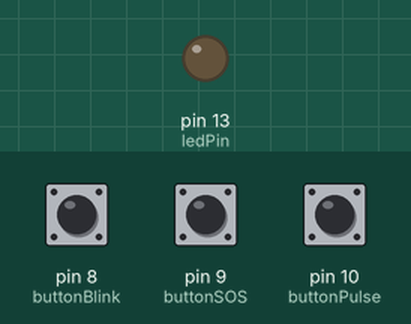
A sketch run on a simulated Arduino Uno, built with avr-gcc and run on an emulated ATmega328P. On the bench: output pins drawn as LEDs (lit = HIGH). Dashed ring = blinking. Inputs (shaded band) come from the test bench; at power-on: pin 8 (buttonBlink) HIGH, pin 9 (buttonSOS) HIGH, pin 10 (buttonPulse) HIGH.

Above: at 1.2 s.
1.3 s: pin 8 (buttonBlink) pulled LOW for 0.15 s
At 1.4 s:
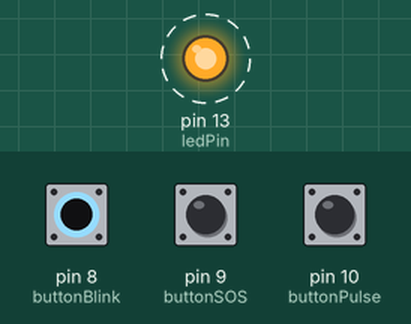
4.3 s: pin 9 (buttonSOS) pulled LOW for 1 s
At 7.8 s:
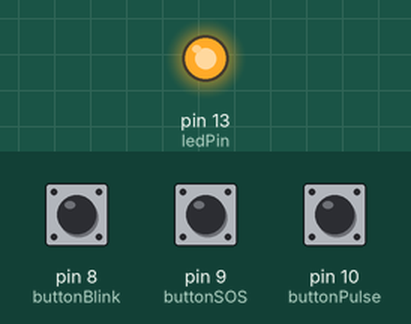
Timing chart, 0 to 15.2 s (numbered marks = the images above; inputs shaded):
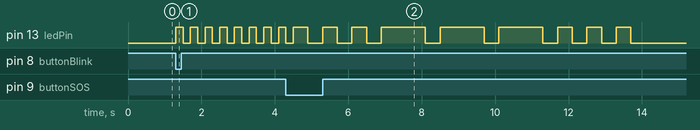

The sketch:

Practica_Botones_Solos.ino
```cpp
int ledPin = LED_BUILTIN;

int dotDuration = 400;
int dashDuration = dotDuration * 3;
int brillo = 0;

int buttonSOS = 9;
int buttonBlink = 8;
int buttonPulse = 10;

void delaySafe(int t) {
  delay(t);
}

void dot() {
  digitalWrite(ledPin, HIGH);
  delaySafe(dotDuration);
  digitalWrite(ledPin, LOW);
  delaySafe(dotDuration);
}

void dash() {
  digitalWrite(ledPin, HIGH);
  delaySafe(dashDuration);
  digitalWrite(ledPin, LOW);
  delaySafe(dotDuration);
}

void setup() {
  pinMode(ledPin, OUTPUT);
  pinMode(buttonSOS, INPUT_PULLUP);
  pinMode(buttonBlink, INPUT_PULLUP);
  pinMode(buttonPulse, INPUT_PULLUP);
}

void loop() {

  // --- SOS ---
  if (digitalRead(buttonSOS) == LOW) {
    for (int i = 0; i < 3; i++) dot();
    for (int i = 0; i < 3; i++) dash();
    for (int i = 0; i < 3; i++) dot();
  }

  // --- BLINK ---
  if (digitalRead(buttonBlink) == LOW) {
    for (int i = 0; i < 8; i++) {
      digitalWrite(ledPin, HIGH);
      delaySafe(200);
      digitalWrite(ledPin, LOW);
      delaySafe(200);
    }
  }

  // --- PULSE ---
  if (digitalRead(buttonPulse) == LOW) {
    for (int rep = 0; rep < 8; rep++) {

      for (brillo = 0; brillo <= 255; brillo++) {
        analogWrite(ledPin, brillo);
        delaySafe(5);
      }

      for (brillo = 255; brillo >= 0; brillo--) {
        analogWrite(ledPin, brillo);
        delaySafe(5);
      }

    }
  }
}
```

Measured:
- after the input at 1.3 s, pin 13 (ledPin): alternates HIGH for 0.20 s and LOW for 0.20 s, starting at once
